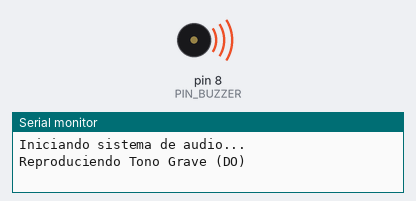
A sketch run on a simulated Arduino Uno, built with avr-gcc and run on an emulated ATmega328P. Shown: buzzer (waves = sounding), the last lines printed to the serial monitor.

Above: at 0.2 s.
At 3.7 s:
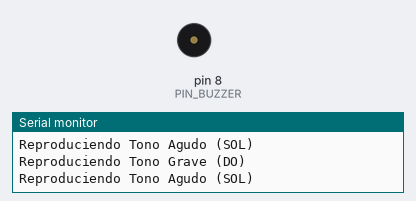
Timing chart, 0 to 4.8 s (numbered marks = the images above):
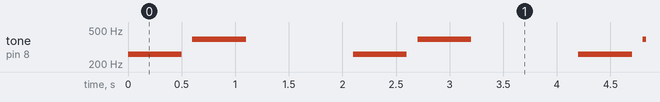

Measured:
- by itself, tone on pin 8 (PIN_BUZZER): repeats every 2.1 s: silent 0.10 s, 392 Hz 0.50 s, silent 1.0 s, 261 Hz 0.50 s

The sketch:

F1_Buzzer_Basico.ino
```cpp
/*
 * ---------------------------------------------------------
 * INSANI ROBOTICS - FUNDAMENTOS DE ARDUINO
 * Módulo F1: Generación de Sonido con Buzzer
 * ---------------------------------------------------------
 * Objetivo: Hacer sonar notas básicas y entender la frecuencia.
 * * CONEXIONES:
 * - Buzzer Positivo (+) -> Pin D8
 * - Buzzer Negativo (-) -> GND
 */

// 1. CONFIGURACIÓN DE PINES
// Usamos una constante para facilitar cambios futuros.
const int PIN_BUZZER = 8;

void setup() {
  // 2. INICIALIZACIÓN
  // Aunque tone() configura el pin automáticamente, es buena práctica declararlo.
  pinMode(PIN_BUZZER, OUTPUT);

  Serial.begin(9600);
  Serial.println("Iniciando sistema de audio...");
}

void loop() {
  // --- SONIDO 1: Tono Grave ---
  Serial.println("Reproduciendo Tono Grave (DO)");
  // Sintaxis: tone(pin, frecuencia_en_hertz, duracion_ms);
  tone(PIN_BUZZER, 261, 500); // 261 Hz es aprox la nota DO central

  delay(500); // Esperamos a que termine el sonido
  delay(100); // Una pequeña pausa de silencio

  // --- SONIDO 2: Tono Agudo ---
  Serial.println("Reproduciendo Tono Agudo (SOL)");
  tone(PIN_BUZZER, 392, 500); // 392 Hz es aprox la nota SOL

  delay(500); // Esperamos

  // --- SILENCIO ---
  // Es importante dejar un tiempo de silencio antes de repetir
  noTone(PIN_BUZZER); // Aseguramos que se apague (por seguridad)
  delay(1000);        // Esperamos 1 segundo en silencio
}
```
